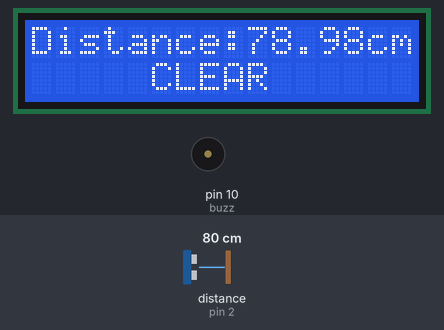
This sketch was run on a simulated Arduino Uno, built with avr-gcc and run on an emulated ATmega328P. Shown: 16×2 character LCD, buzzer (waves = sounding, pin HIGH). Wiring (inferred from the names in the program): ultrasonic range finder: trigger pin 3; echo pin 2. The test bench sets the inputs (shaded band); at power-on: distance to the obstacle (sensor on pin 2) 80 cm. The echo pulse lasts 58.3 µs per cm; pins used as bus, display or sensor lines are not drawn.

Above: at 1.3 s.
1.4 s: distance to the obstacle (sensor on pin 2) set to 34 cm
At 3.0 s:
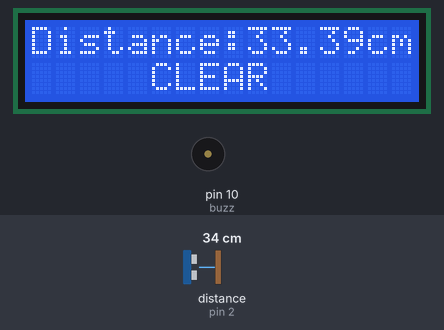
3.8 s: distance to the obstacle (sensor on pin 2) set to 27 cm
At 5.3 s:
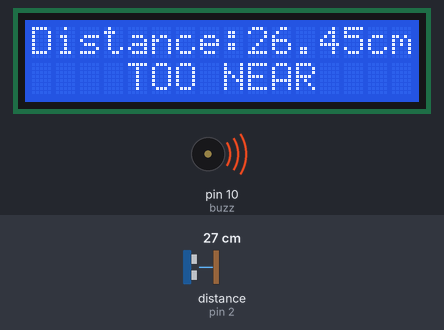
6.9 s: distance to the obstacle (sensor on pin 2) set to 12 cm
At 7.9 s:
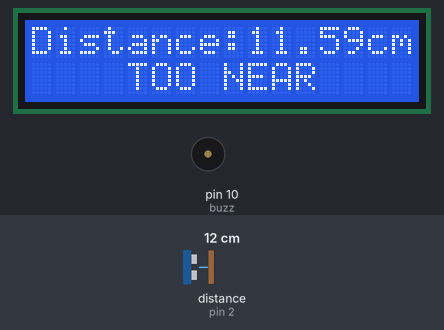
9.0 s: distance to the obstacle (sensor on pin 2) set to 9 cm
At 10.9 s:
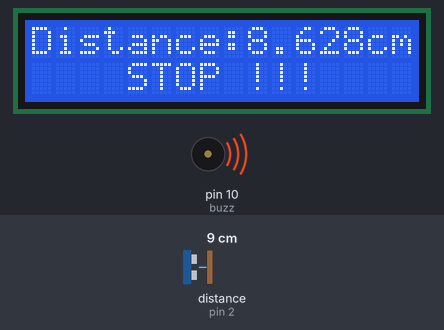
Timing chart, 0 to 12.4 s (numbered marks = the images above; inputs shaded):
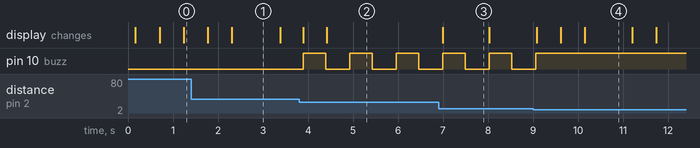

The sketch:

sketch.ino
```cpp
#include <Wire.h>
#include <LiquidCrystal_I2C.h> // Khai báo thư viện của chuẩn giao tiếp I2C với led LCD
#define buzz 10                // Khai báo chân điều khiển tín hiệu của loa là chân số 10 của arduino

LiquidCrystal_I2C lcd(0x27, 16, 2); // khai báo địa chỉ mặc định và kích thước hiển thị của LCD
const int trig = 3;                 // Khai báo dạng int chân 3 của arduino tên là trig,
const int echo = 2;                 // Khai báo dạng int chân 4 của arduino tên là echo.

void setup()
{
    Serial.begin(9600);
    lcd.init(); // Khởi động màn hình LCD, bắt đầu cho phép Arduino sử dụng màn hình
    lcd.begin(16, 2);
    lcd.backlight();       // Bật đèn nền LCD 16×2.
    pinMode(trig, OUTPUT); // cổng 3 của arduino để phát tín hiệu.
    pinMode(echo, INPUT);  // cổng 2 của arduino để nhận tín hiệu đo được của HC-SR04.
    pinMode(buzz, OUTPUT); // cổng 10 của arduino định nghĩa cổng ra để phát tín hiệu cho loa hoạt động
}

void loop()
{
    float duration;           // Khai báo biến thời gian để tính toán
    float distance;           // Khai báo biến khoảng cách
    digitalWrite(trig, LOW);  // đặt cho tín hiệu phát ra của HC-SR04 là LOW (0)
    delayMicroseconds(2);     // giữ nguyên trong 2 µs
    digitalWrite(trig, HIGH); // đặt cho tín hiệu phát ra của HC-SR04 là HIGH (1)
    delayMicroseconds(10);    // giữ nguyên trong 10 µs
    digitalWrite(trig, LOW);  // đặt cho tín hiệu phát ra của HC-SR04 là LOW (0)
    /* Phần trên là để tạo 1 xung đơn giản nhằm đo lường khoảng thời gian từ khi phát đến khi nhận được tín hiệu cao tại chân echo */
    duration = pulseIn(echo, HIGH, 30000); // hàm này là để đo thời gian xung tại chân echo có giá trị là HIGH, nếu quá 30000 ms thì sẽ trả về là 0
    distance = (duration * 0.034 / 2);     // tính toán để ra số khoảng cách bằng cách nhân với tốc độ sóng âm trong không khí và chia đôi quãng đường truyền.
    lcd.setCursor(0, 0);                   // đưa con trỏ của LCD về vị trí 0, 0
    lcd.print("Distance:");
    lcd.print(distance); // in ra khoảng cách
    lcd.setCursor(14, 0);
    lcd.print("cm");
    if (distance < 10 && distance > 0) // nếu khoảng cách nhỏ hơn 10 cm
    {
        digitalWrite(buzz, 1);         // đặt còi buzz phát âm thanh liên tục
        lcd.setCursor(0, 1);           // đưa con trỏ của LCD về vị trí 0, 1 (đầu tiên của dòng 2)
        lcd.print("    STOP !!!    "); // hiển thị thông báo STOP !!!
    }
    else if (distance > 10 && distance < 30) // nếu khoảng cách lớn hơn 10 và nhỏ hơn 30cm
    {
        digitalWrite(buzz, 1);         // đặt còi buzz phát âm thanh liên tục
        delay(500);                    // giữ còi phát âm thanh trong 0.5 s
        digitalWrite(buzz, 0);         // tắt âm thanh còi buzz sẽ kêu trong 0,5 s và tắt trong 0,5 s
        lcd.setCursor(0, 1);           // đưa con trỏ của LCD về vị trí 0, 1 (đầu tiên của dòng 2)
        lcd.print("    TOO NEAR    "); // hiển thị thông báo TOO NEAR
    }
    else // nếu vật thể ngoài khoảng thông báo
    {
        digitalWrite(buzz, 0);         // còi Buzz không kêu
        lcd.setCursor(0, 1);           // đưa con trỏ của LCD về vị trí 0, 1 (đầu tiên của dòng 2)
        lcd.print("     CLEAR      "); // hiển thị thông báo CLEAR
    }
    delay(500); // chờ trong 0,5s rồi lại tiếp tục lặp lại vòng loop.
}
```

Measured:
- the behaviour switches between 31 and 30 cm on distance to the obstacle (sensor on pin 2) (found by bisection; images 1 and 2)
- the behaviour switches between 11 and 10 cm on distance to the obstacle (sensor on pin 2) (found by bisection; images 3 and 4)
- after the input at 1.4 s, the display: first changes after 0.37 s (image 1 shows a later state)
- after the input at 3.8 s, pin 10 (buzz): alternates HIGH for 0.50 s and LOW for 0.53 s, starting after 0.10 s; the display: first changes after 0.10 s (image 2 shows a later state)
- after the input at 6.9 s, the display: changes after 0.10 s (image 3)
- after the input at 9.0 s, pin 10 (buzz): goes on until 9.1 s, then stays HIGH; the display: first changes after 0.08 s (image 4 shows a later state)
- what the display in image 1 shows lasts 1.1 s, from 2.3 s to 3.4 s
